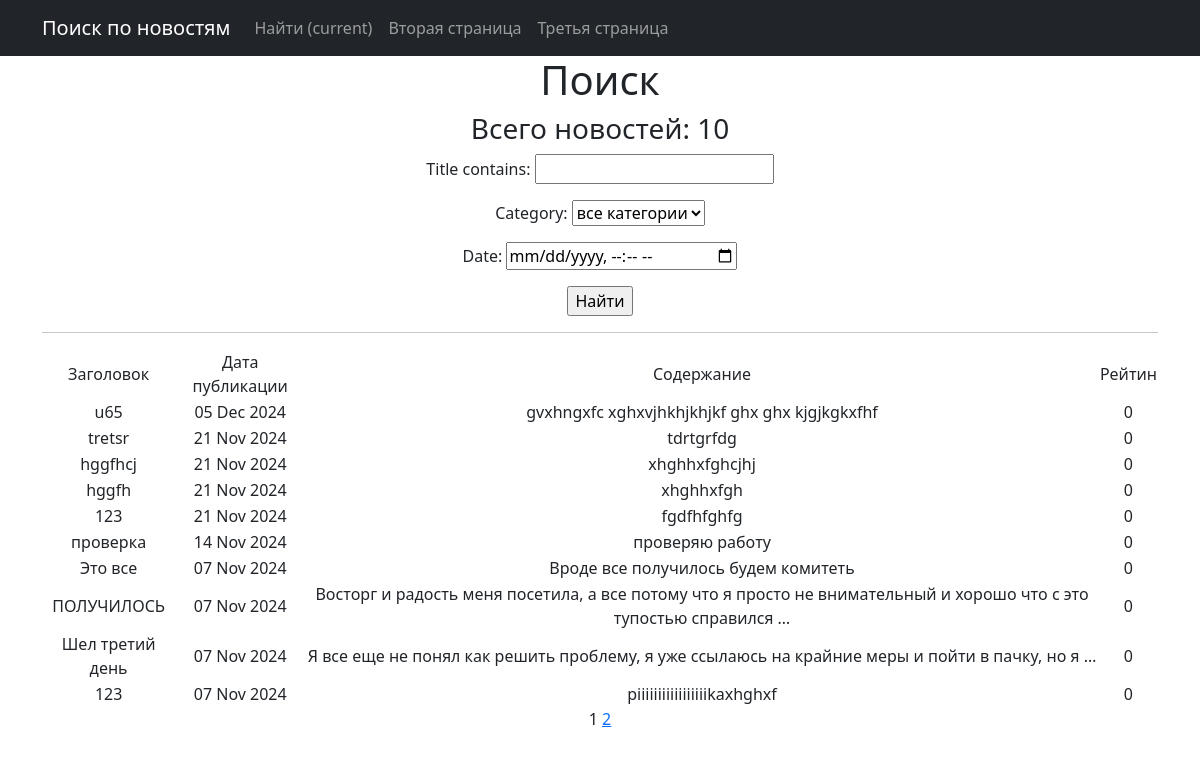
Page /news/search/ on the earlier database version.
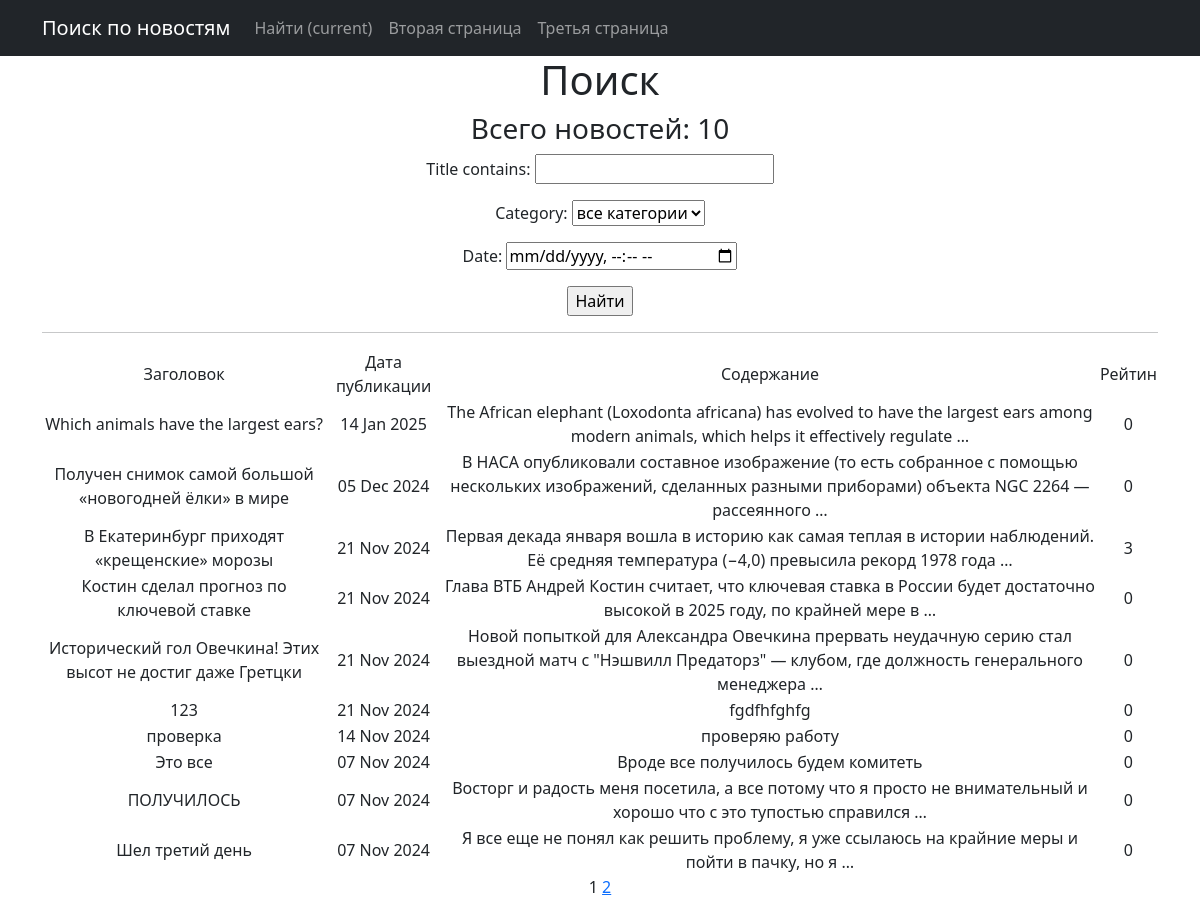
Same page on the later database version.
### news/models.py (models this page shows, shortened)
class Post(models.Model):
    author = models.ForeignKey(Author, on_delete=models.CASCADE, related_name='posts')
    post_type = models.CharField(max_length=2, choices=CONTENT, default=news)
    post_time = models.DateTimeField(auto_now_add=True)
    category = models.ManyToManyField(Category, through='PostCategory')
    title = models.CharField(max_length=255)
    text = models.TextField()
    rating = models.IntegerField(default=0)

### news/views.py (the view)
# urls.py: path('search/', NewsSearch.as_view(), name='post_search'),
class NewsSearch(ListView):
    model = Post
    ordering = '-post_time'
    template_name = 'search.html'
    context_object_name = 'news'
    paginate_by = 10
    def get_queryset(self):
        queryset = super().get_queryset()
        self.filterset = PostFilter(self.request.GET, queryset)
        return self.filterset.qs
    def get_context_data(self, **kwargs):
        context = super().get_context_data(**kwargs)
        context['filterset'] = self.filterset
        return context

### news/models.py (called while the page is built)
    def __str__(self):
        return self.name

### news/templatetags/censor_filter.py (called while the page is built)
@register.filter()
def censor(text):
    words = text.split()
    for i, word in enumerate(words):
        if word.lower().replace(',', '').replace('.', '').replace('!', '').replace('?', '') in CENSOR_WORDS:
            words[i] = word[0] + '*' * (len(word) - 1)
    return " ".join(words)

### news/templatetags/custom_tags.py (called while the page is built)
@register.simple_tag(takes_context=True)
def url_replace(context, **kwargs):
   d = context['request'].GET.copy()
   for k, v in kwargs.items():
      d[k] = v
   return d.urlencode()

### templates/search.html (shortened to what this page needs)
{% extends 'flatpages/default.html' %}
{% load censor_filter %}
{% load custom_tags %}
{% block title %}
Поиск по новостям
{% endblock title %}
{% block content %}
  <h1>Поиск</h1>
  <h3>Всего новостей: {{news|length}}</h3>
   <form action="" method="get">
       {{ filterset.form.as_p }}
       <input type="submit" value="Найти" />
   </form>
<hr>
   {% if news %}
       <table>
           <tr>
               <td>Заголовок</td>
               <td>Дата публикации</td>
               <td>Содержание</td>
               <td>Рейтин</td>
           </tr>
           {% for post in news%}
           <tr>
               <td>{{ post.title|censor }}</td>
               <td>{{ post.post_time|date:'d M Y' }}</td>
               <td>{{ post.text|truncatewords:20|censor }}</td>
               <td>{{ post.rating }}</td>
           </tr>
           {% endfor %}
       </table>
   {% else %}
       <h2>Новостей нет!</h2>
   {% endif %}
   {{ page_obj.number }}
   {% if page_obj.has_next %}
       <a href="?{% url_replace page=page_obj.next_page_number %}">{{ page_obj.next_page_number }}</a>
   {% endif %}
{% endblock content %}

Differences in the rows shown:
no longer on this page (row edited): Post: title|censor "123", post_time "07 Nov 2024", text|censor "piiiiiiiiiiiiiiiiikaxhghxf", rating "0"
added Post: title|censor "Which animals have the largest ears?", post_time "14 Jan 2025", text|censor "The African elephant (Loxodonta africana) has evolved to have the largest ears among modern animals, which helps it effectively regulate …", rating "0"
changed Post: title|censor "u65" → "Получен снимок самой большой «новогодней ёлки» в мире"; text|censor "gvxhngxfc xghxvjhkhjkhjkf ghx ghx kjgjkgkxfhf" → "В НАСА опубликовали составное изображение (то есть собранное с помощью нескольких изображений, сделанных разными приборами) объекта NGC 2264 — рассеянного …"
changed Post: title|censor "tretsr" → "В Екатеринбург приходят «крещенские» морозы"; text|censor "tdrtgrfdg" → "Первая декада января вошла в историю как самая теплая в истории наблюдений. Её средняя температура (−4,0) превысила рекорд 1978 года …"; rating "0" → "3"
changed Post: title|censor "hggfhcj" → "Костин сделал прогноз по ключевой ставке"; text|censor "xhghhxfghcjhj" → "Глава ВТБ Андрей Костин считает, что ключевая ставка в России будет достаточно высокой в 2025 году, по крайней мере в …"
changed Post: title|censor "hggfh" → "Исторический гол Овечкина! Этих высот не достиг даже Гретцки"; text|censor "xhghhxfgh" → "Новой попыткой для Александра Овечкина прервать неудачную серию стал выездной матч с \"Нэшвилл Предаторз\" — клубом, где должность генерального менеджера …"
